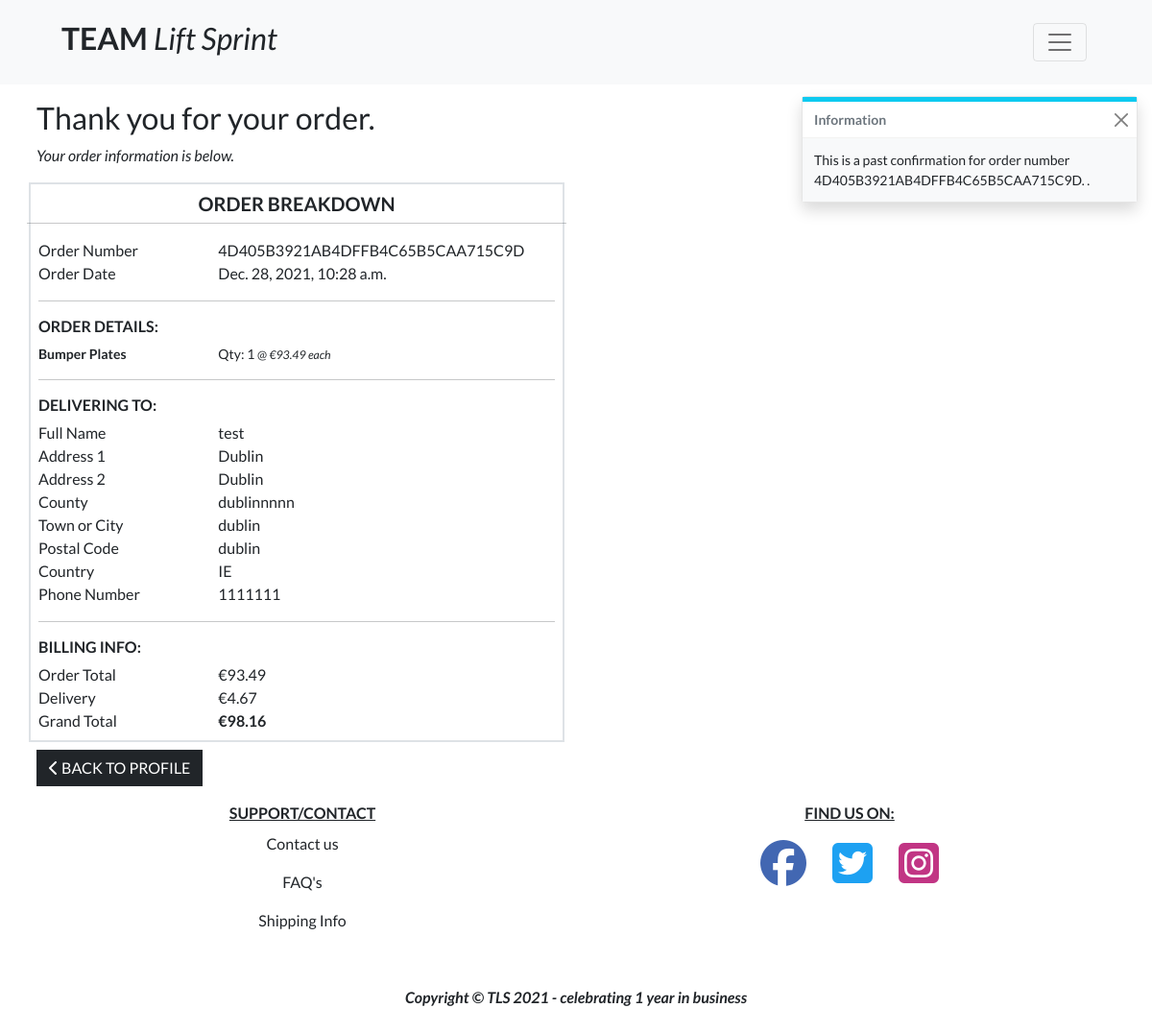
Page /profile/order_history/4D405B3921AB4DFFB4C65B5CAA715C9D on the committed database.
### checkout/models.py (models this page shows, shortened)
class Order(models.Model):
    order_number = models.CharField(max_length=32, null=False, editable=False)
    user_profile = models.ForeignKey(UserProfile, on_delete=models.SET_NULL,
                                     null=True, blank=True,
                                     related_name='orders')
    full_name = models.CharField(max_length=50, null=False, blank=False)
    email = models.EmailField(max_length=254, null=False, blank=False)
    phone_number = models.CharField(max_length=20, null=False, blank=False)
    country = CountryField(blank_label='Country *', null=False, blank=False)
    postcode = models.CharField(max_length=20, null=True, blank=True)
    town_or_city = models.CharField(max_length=40, null=False, blank=False)
    street_address1 = models.CharField(max_length=80, null=False, blank=False)
    street_address2 = models.CharField(max_length=80, null=True, blank=True)
    county = models.CharField(max_length=80, null=True, blank=True)
    date = models.DateTimeField(auto_now_add=True)
    delivery_cost = models.DecimalField(
        max_digits=6, decimal_places=2, null=False, default=0)
    order_total = models.DecimalField(
        max_digits=10, decimal_places=2, null=False, default=0)
    grand_total = models.DecimalField(
        max_digits=10, decimal_places=2, null=False, default=0)
    original_bag = models.TextField(null=False, blank=False, default='')
    stripe_pid = models.CharField(
        max_length=254, null=False, blank=False, default='')

class OrderLineItem(models.Model):
    order = models.ForeignKey(
        Order, null=False, blank=False,
        on_delete=models.CASCADE, related_name='lineitems')
    product = models.ForeignKey(
        Product, null=False, blank=False,
        on_delete=models.CASCADE)
    quantity = models.IntegerField(null=False, blank=False, default=0)
    lineitem_total = models.DecimalField(
        max_digits=6, decimal_places=2, null=False,
        blank=False, editable=False)

### products/models.py (models this page shows, shortened)
class Product(models.Model):
    AREA = (
        ('individual', 'Individual'),
        ('team', 'Team'),
        ('universal', 'Universal'),
        )
    category = models.ForeignKey(
        'Category', null=True, blank=True, on_delete=models.SET_NULL)
    sku = models.CharField(max_length=254, null=True, blank=True)
    name = models.CharField(max_length=254)
    description = models.TextField()
    price = models.DecimalField(max_digits=6, decimal_places=2)
    area = models.CharField(max_length=200, null=True, choices=AREA)
    on_sale = models.BooleanField(default=False)
    discount_on_product = models.DecimalField(
        max_digits=4, decimal_places=2, null=True, blank=True)
    image = models.ImageField(null=True, blank=True)
    def sales_price(self):
        on_sale_price = Decimal(self.price * (
            100 - self.discount_on_product) / 100).quantize(Decimal('0.00'))
        return on_sale_price

### profiles/views.py (the view)
# urls.py: path('order_history/<order_number>',
def order_history(request, order_number):
    order = get_object_or_404(Order, order_number=order_number)
    messages.info(request, (
        f'This is a past confirmation for order number {order_number}. '
    ))
    template = 'checkout/checkout_success.html'
    context = {
        'order': order,
        'from_profile': True,
    }
    return render(request, template, context)

### bag/contexts.py (called while the page is built, shortened)
def bag_contents(request):
    bag_items = []
    total = 0
    product_count = 0
    bag = request.session.get('bag', {})
    if total < settings.FREE_DELIVERY_THRESHOLD:
        delivery = total * Decimal(settings.STANDARD_DELIVERY_PERCENTAGE / 100)
        free_delivery_delta = settings.FREE_DELIVERY_THRESHOLD - total
    else:
        delivery = 0
        free_delivery_delta = 0
    grand_total = delivery + total
    context = {
        'bag_items': bag_items,
        'total': total,
        'product_count': product_count,
        'delivery': delivery,
        'free_delivery_delta': free_delivery_delta,
        'free_delivery_threshold': settings.FREE_DELIVERY_THRESHOLD,
        'grand_total': grand_total,
    }
    return context

### checkout/templates/checkout/checkout_success.html (shortened to what this page needs)
{% extends "base.html" %}
{% load static %}
{% block extra_css %}
<link rel="stylesheet" href="{% static 'checkout/css/checkout.css' %}">
{% endblock %}
{% block page_header %}
<div class="container position-relative pt-5 p-2 g-0">
</div>
{% endblock %}
{% block content %}
<div class="overlay"></div>
<div class="container position-relative pt-5 g-0">
    <div class="row">
        <div class="col">
            <h2 class="mb-2 me-2 ms-2">Thank you for your order.</h2>
            <p class="fst-italic me-2 ms-2">Your order information is below.</p>
        </div>
    </div>
    <div class="row">
        <div class="col-12 col-lg-6">
            <div class="p-2 border border-2 checkout-success-text">
                <div class="row">
                    <div class="col">
                        <h5 class="text-center text-uppercase fw-bold">Order Breakdown</h5>
                    </div>
                    <hr>
                </div>
                <div class="row">
                    <div class="col-12 col-md-4">
                        <p class="mb-0 text-black font-weight-bold">Order Number</p>
                    </div>
                    <div class="col-12 col-md-8 text-md-right">
                        <p class="mb-0">{{ order.order_number }}</p>
                    </div>
                </div>
                <div class="row">
                    <div class="col-12 col-md-4">
                        <p class="mb-0 text-black font-weight-bold">Order Date</p>
                    </div>
                    <div class="col-12 col-md-8 text-md-right">
                        <p class="mb-0">{{ order.date }}</p>
                    </div>
                </div>
                <hr>
                <div class="row">
                    <div class="col">
                        <h6 class="text-uppercase fw-bold">Order Details:</h6>
                    </div>
                </div>
                {% for item in order.lineitems.all %}
                <div class="row">
                    <div class="col-12 col-md-4">
                        <p class="small mb-0 text-black fw-bold">
                            {{ item.product.name }}
                        </p>
                    </div>
                    <div class="col-12 col-md-8 text-md-right">
                        <p class="small mb-0">Qty: {{ item.quantity }}
                            <span class="small mb-0">@
                                {% if item.product.on_sale is True %}
                                <i>
                                    €{{ item.product.sales_price }} each</i>
                                {% else %}
                                <i>
                                    €{{ item.product.price }} each</i>
                                {% endif %}
                            </span>
                        </p>
                    </div>
                </div>
                {% endfor %}
                <hr>
                <div class="row">
                    <div class="col">
                        <h6 class="text-uppercase fw-bold">Delivering To:</h6>
                    </div>
                </div>
                <div class="row">
                    <div class="col-4">
                        <p class="mb-0 text-black font-weight-bold">Full Name</p>
                    </div>
                    <div class="col-8 text-md-right">
                        <p class="mb-0">{{ order.full_name }}</p>
                    </div>
                </div>
                <div class="row">
                    <div class="col-4">
                        <p class="mb-0 text-black font-weight-bold">Address 1</p>
                    </div>
                    <div class="col-8 text-md-right">
                        <p class="mb-0">{{ order.street_address1 }}</p>
                    </div>
                </div>
                {% if order.street_address2 %}
                <div class="row">
                    <div class="col-4">
                        <p class="mb-0 text-black font-weight-bold">Address 2</p>
                    </div>
                    <div class="col-8 text-md-right">
                        <p class="mb-0">{{ order.street_address1 }}</p>
                    </div>
                </div>
                {% endif %}
                {% if order.county %}
                <div class="row">
                    <div class="col-4">
                        <p class="mb-0 text-black font-weight-bold">County</p>
                    </div>
                    <div class="col-8 text-md-right">
                        <p class="mb-0">{{ order.county }}</p>
                    </div>
                </div>
                {% endif %}
                <div class="row">
                    <div class="col-4">
                        <p class="mb-0 text-black font-weight-bold">Town or City</p>
                    </div>
                    <div class="col-8 text-md-right">
                        <p class="mb-0">{{ order.town_or_city }}</p>
                    </div>
                </div>
                {% if order.postcode %}
                <div class="row">
                    <div class="col-4">
                        <p class="mb-0 text-black font-weight-bold">Postal Code</p>
                    </div>
                    <div class="col-8 text-md-right">
                        <p class="mb-0">{{ order.postcode }}</p>
                    </div>
                </div>
                {% endif %}
                <div class="row">
                    <div class="col-4">
                        <p class="mb-0 text-black font-weight-bold">Country</p>
                    </div>
                    <div class="col-8 text-md-right">
                        <p class="mb-0">{{ order.country }}</p>
                    </div>
                </div>
                <div class="row">
                    <div class="col-4">
                        <p class="mb-0 text-black font-weight-bold">Phone Number</p>
                    </div>
                    <div class="col-8 text-md-right">
                        <p class="mb-0">{{ order.phone_number }}</p>
                    </div>
                </div>
                <hr>
                <div class="row">
                    <div class="col">
                        <h6 class="text-uppercase fw-bold">Billing Info:</h6>
                    </div>
                </div>
                <div class="row">
                    <div class="col-4">
                        <p class="mb-0 text-black font-weight-bold">Order Total</p>
                    </div>
                    <div class="col-8 text-md-right">
                        <p class="mb-0">€{{ order.order_total }}</p>
                    </div>
                </div>
                <div class="row">
                    <div class="col-4">
                        <p class="mb-0 text-black font-weight-bold">Delivery</p>
                    </div>
                    <div class="col-8 text-md-right">
                        <p class="mb-0">€{{ order.delivery_cost }}</p>
                    </div>
                </div>
                <div class="row">
                    <div class="col-4">
                        <p class="mb-0 text-black font-weight-bold">Grand Total</p>
                    </div>
                    <div class="col-8 text-md-right">
                        <p class="mb-0"><strong>€{{ order.grand_total }}</strong></p>
                    </div>
                </div>
            </div>
            <div class="row">
                <div class="col">
                    {% if from_profile %}
                    <a href="{% url 'profile' %}" class="btn btn-dark me-2 ms-2 rounded-0 my-2">
                        <i class="fas fa-chevron-left"></i>
                        <span class="text-uppercase">Back to Profile</span>
                    </a>
                    {% endif %}
                </div>
            </div>
        </div>
    </div>
</div>
{% endblock %}

### static/css/base.css (style rules this page uses)
html { height: 100%; }
body { font-family: 'Lato'; }
.overlay { height: 100%; width: 100%; top: 0; left: 0; position: fixed; background: white; z-index: -1; }

### rows in the picture
Order: order_number "4D405B3921AB4DFFB4C65B5CAA715C9D", date "Dec. 28, 2021, 10:28 a.m.", full_name "test", street_address1 "Dublin", county "dublinnnnn", town_or_city "dublin", postcode "dublin", country "IE", phone_number "1111111", order_total "93.49", delivery_cost "4.67", grand_total "98.16"
OrderLineItem: product.name "Bumper Plates", quantity "1", product.sales_price "93.49"

### other values in the picture
{{ message }} "This is a past confirmation for order number 4D405B3921AB4DFFB4C65B5CAA715C9D."
